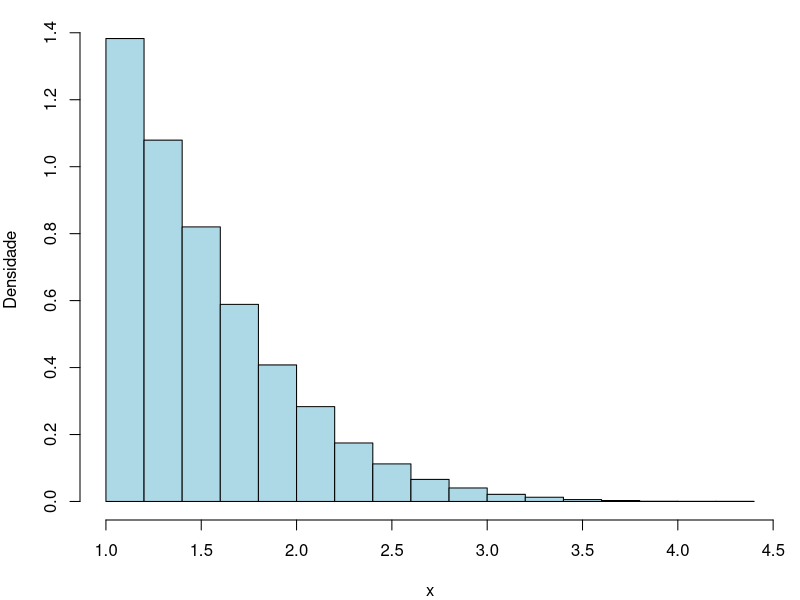

This chart was generated by the following R code: (Note: this script raises an error after producing the figure.)
## ---- chunk 1
library(knitr)
library(kableExtra)
library(ggplot2)
## ---- chunk 2

## ---- chunk 3

## ---- chunk 4

## ---- chunk 5

## ---- chunk 6
dnormtrunc <- function(x, mu=0, sigma=1, a, b){
  d <- dnorm(x, mu, sigma)/( pnorm(b, mu, sigma) - pnorm(a, mu, sigma) )
}

rnormtrunc <- function(n, mu=0, sigma=1, a, b){
  us <- runif(n)
  amostra <- qnorm( pnorm(a, mu, sigma) + 
                      ( pnorm(b, mu, sigma) - pnorm(a, mu, sigma) )*us, mu, sigma )
}

a=1
b=1000000 #Aproximacao de um numero muito grande como "infinito"
amostra_proposta <- rnormtrunc(100000, a=a, b=b)

par(mar = c(4, 4, 1, 1))
hist(amostra_proposta, col = "lightblue", xlab = expression(x), ylab = "Densidade", 
     prob = T, main = "")
grid <- seq(a, b, by = 0.01)
lines(grid, dnormtrunc(grid, a=a, b=b), col = "red", lwd = 2 )

## ---- chunk 7
N <- 100000
C <- 1 - pnorm(1)
amostras_x <- rnormtrunc(n = N, mu = 0, sigma = 1, a = 1, b = Inf)

estimativa_I <- mean(C * amostras_x^2)
valor_exato <- dnorm(1)

tabela <- data.frame(
  Metodo = c("Estimativa de Monte Carlo", "Valor Analitico"),
  Valor = c(estimativa_I, valor_exato)
)

kable(tabela, 
      caption = "Metodo para Integral",
      booktabs = T) %>%
    kable_styling(bootstrap_options = c("simple", "hover"), 
                  full_width = F,
                  position = "center")
## ---- chunk 8

## ---- chunk 9

## ---- chunk 10
mistura_em <- function(x, mu_init, sigma_init, p_init, max_iter = 100, tol = 1e-6) {
  n <- length(x)
  mu <- mu_init     
  sigma <- sigma_init
  p <- p_init
  
  log_veross <- numeric(max_iter)
  
  for (t in 1:max_iter){
    dcomp1 <- p * dnorm(x, mean = mu[1], sd = sigma[1])
    dcomp2 <- (1 - p) * dnorm(x, mean = mu[2], sd = sigma[2])
    
    dtotal <- dcomp1 + dcomp2
  
    
    gamma1 <- dcomp1 / dtotal 
    gamma2 <- dcomp2 / dtotal
    
    log_veross[t] <- sum(log(dtotal))
    
    n1 <- sum(gamma1)
    n2 <- sum(gamma2)
    
    p_cand <- n1 / n
    
    mu1_cand <- sum(gamma1 * x) / n1
    mu2_cand <- sum(gamma2 * x) / n2
    
    sigma1_sq_cand <- sum(gamma1 * (x - mu1_cand)^2) / n1
    sigma2_sq_cand <- sum(gamma2 * (x - mu2_cand)^2) / n2

    if (sigma1_sq_cand <= 0 || sigma2_sq_cand <= 0) {
      break
    }
    
    p <- p_cand
    mu <- c(mu1_cand, mu2_cand)
    sigma <- c(sqrt(sigma1_sq_cand), sqrt(sigma2_sq_cand))
    
    if (t > 1 && abs(log_veross[t] - log_veross[t-1]) < tol) {
      log_veross <- log_veross[1:t] 
      break
    }
  }
  
  return(list(
    p = p,
    mu = mu,
    sigma = sigma,
    log_veross = log_veross,
    iter = t,
    gammas = data.frame(gamma1 = gamma1, gamma2 = gamma2)
  ))
}
## ---- chunk 11
gerar_mistura <- function(n, p_verd, mu_verd, sigma_verd) {
  componente <- sample(1:2, size = n, replace = TRUE, prob = c(p_verd, 1 - p_verd))
  x <- ifelse(componente == 1, 
              rnorm(n, mean = mu_verd[1], sd = sigma_verd[1]),
              rnorm(n, mean = mu_verd[2], sd = sigma_verd[2]))
  return(x)
}

avaliar_cenario <- function(nome_cenario, n, p_verd, mu_verd, sigma_verd) {
  set.seed(123)
  
  x <- gerar_mistura(n, p_verd, mu_verd, sigma_verd)

  mu_init <- quantile(x, c(0.25, 0.75)) 
  sigma_init <- c(sd(x), sd(x))         
  p_init <- 0.5                          
  
  resultado_em <- mistura_em(x, mu_init, sigma_init, p_init)

  ordem_verd <- order(mu_verd)
  mu_verd <- mu_verd[ordem_verd]
  sigma_verd <- sigma_verd[ordem_verd]
  p_verd <- if (ordem_verd[1] == 1) p_verd else (1 - p_verd)

  ordem_est <- order(resultado_em$mu)
  mu_est <- resultado_em$mu[ordem_est]
  sigma_est <- resultado_em$sigma[ordem_est]
  p_est <- if (ordem_est[1] == 1) resultado_em$p else (1 - resultado_em$p)

  tabela_resultados <- data.frame(
    Parametros = c("p", "Mu", "Sigma"),
    Verdadeiro = c(
      sprintf("%.3f", p_verd),
      sprintf("(%.3f, %.3f)", mu_verd[1], mu_verd[2]),
      sprintf("(%.3f, %.3f)", sigma_verd[1], sigma_verd[2])
    ),
    Estimado_EM = c(
      sprintf("%.3f", p_est),
      sprintf("(%.3f, %.3f)", mu_est[1], mu_est[2]),
      sprintf("(%.3f, %.3f)", sigma_est[1], sigma_est[2])
    )
  )
  
  tabela_formatada <- kable(tabela_resultados,
                            booktabs = T) %>%
    kable_styling(bootstrap_options = c("simple", "hover"), 
                  full_width = F,
                  position = "center")
 
  densidade_mistura <- function(x, p, mu, sigma) {
    p * dnorm(x, mu[1], sigma[1]) + (1 - p) * dnorm(x, mu[2], sigma[2])
  }
  
  df_plot <- data.frame(x = x)
  
  p <- ggplot(df_plot, aes(x = x)) +
    geom_histogram(aes(y = ..density..), bins = 50, fill = "lightblue", 
                   color = "black", alpha = 0.7) +
    stat_function(fun = densidade_mistura, args = list(p = p_verd, mu = mu_verd, 
                                                       sigma = sigma_verd),
                  aes(color = "Verdadeira"), size = 1.2) +
    stat_function(fun = densidade_mistura, args = list(p = p_est, mu = mu_est, 
                                                       sigma = sigma_est),
                  aes(color = "Estimada"), size = 1.2, linetype = "dashed") +
    scale_color_manual(name = "Densidade", 
                       values = c("Verdadeira" = "red3", "Estimada" = "dodgerblue4")) +
    labs(title = nome_cenario,
         subtitle = paste("n =", n),
         x = "Valor",
         y = "Densidade") +
    theme_minimal()
  
  print(p)
  
  cat(paste("O algoritmo convergiu em", resultado_em$iter, "iterações"))
  
  return(tabela_formatada)
}
## ---- chunk 12
avaliar_cenario(
  nome_cenario = "Amostra Grande, Bem Separado",
  n = 2000,
  p_verd = 0.5,
  mu_verd = c(0, 5),
  sigma_verd = c(1, 1)
)
## ---- chunk 13
avaliar_cenario(
  nome_cenario = "Amostra Grande, Muito Próximo",
  n = 2000,
  p_verd = 0.5,
  mu_verd = c(0, 2),
  sigma_verd = c(1, 0.8)
)
## ---- chunk 14
avaliar_cenario(
  nome_cenario = "Amostra Pequena, Bem Separado",
  n = 200,
  p_verd = 0.5,
  mu_verd = c(0, 5),
  sigma_verd = c(1, 1)
)
## ---- chunk 15
avaliar_cenario(
  nome_cenario = "Amostra Pequena, Muito Próximo",
  n = 200,
  p_verd = 0.5,
  mu_verd = c(0, 2),
  sigma_verd = c(1, 0.8)
)
## ---- chunk 16
avaliar_cenario(
  nome_cenario = "Bem separado, p Deslabanceado",
  n = 700,
  p_verd = 0.3,
  mu_verd = c(0, 5),
  sigma_verd = c(1, 1)
)
## ---- chunk 17
avaliar_cenario(
  nome_cenario = "Muito Próximo, p Deslabanceado",
  n = 700,
  p_verd = 0.3,
  mu_verd = c(0, 2),
  sigma_verd = c(1, 0.8)
)
## ---- chunk 18
